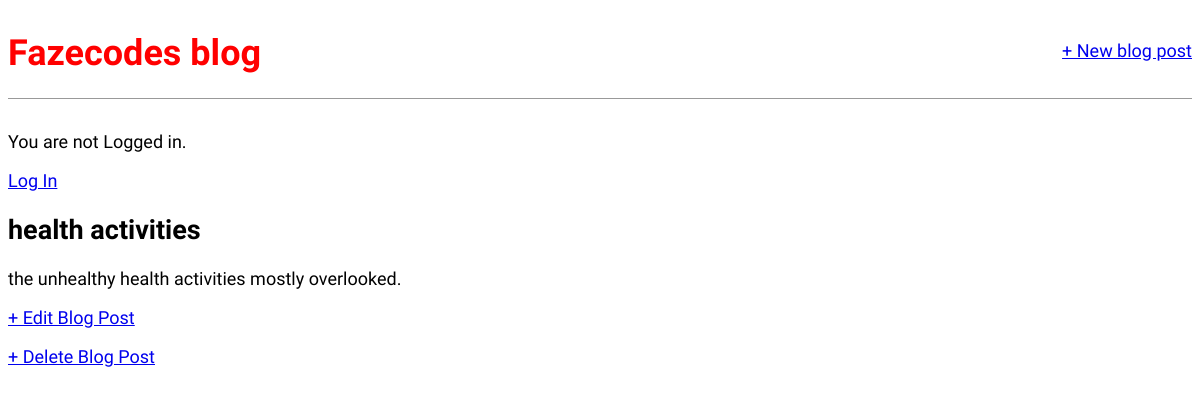
The app's page /post/2/ with its own data.
### blog/models.py (models this page shows, shortened)
class Post(models.Model):
    title = models.CharField(max_length=200)
    author = models.ForeignKey('auth.user',on_delete=models.CASCADE,)
    body = models.TextField()

### blog/views.py (the view)
# urls.py: path('post/<int:pk>/', BlogDetailView.as_view(), name='post_detail'),
class BlogDetailView(DetailView):
    model = Post
    template_name = 'post_detail.html'

### templates/post_detail.html
{% extends 'base.html' %}
{% block content %}
<div class="post-entry">
    <h2>{{ post.title }}</h2>
    <p>{{ post.body }}</p>
</div>
<p>
<a href="{% url 'post_edit' post.pk %}"> + Edit Blog Post </a>
</p>
<p><a href="{% url 'post_delete' post.pk %}">+ Delete Blog Post </a>
</p>
{% endblock content %}

### static/css/base.css (style rules this page uses)
body { font-family: 'Source Sans Pro',sans-serif; font-size: 18px; }

### records on screen
Post: title "health activities", body "the unhealthy health activities mostly overlooked."
